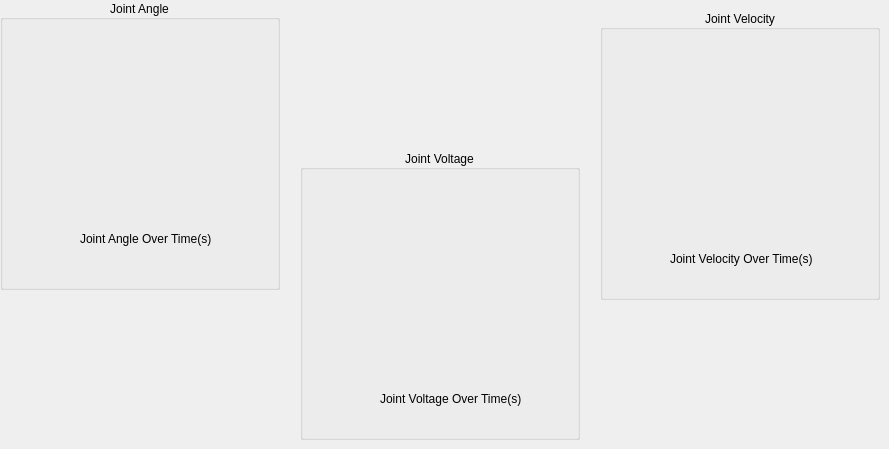
       <widget class="QWidget" name="tab_11">
        <attribute name="title">
         <string>Joint 1</string>
        </attribute>
        <widget class="QGroupBox" name="groupBox_16">
         <property name="geometry">
          <rect>
           <x>300</x>
           <y>150</y>
           <width>280</width>
           <height>290</height>
          </rect>
         </property>
         <property name="title">
          <string>Joint Voltage</string>
         </property>
         <property name="alignment">
          <set>Qt::AlignCenter</set>
         </property>
         <widget class="QLabel" name="label_104">
          <property name="geometry">
           <rect>
            <x>80</x>
            <y>240</y>
            <width>171</width>
            <height>17</height>
           </rect>
          </property>
          <property name="text">
           <string>Joint Voltage Over Time(s)</string>
          </property>
         </widget>
         <widget class="PlotWidget" name="voltageGraph_r1" native="true">
          <property name="geometry">
           <rect>
            <x>10</x>
            <y>30</y>
            <width>251</width>
            <height>191</height>
           </rect>
          </property>
         </widget>
        </widget>
        <widget class="QGroupBox" name="groupBox_17">
         <property name="geometry">
          <rect>
           <x>0</x>
           <y>0</y>
           <width>280</width>
           <height>290</height>
          </rect>
         </property>
         <property name="title">
          <string>Joint Angle</string>
         </property>
         <property name="alignment">
          <set>Qt::AlignCenter</set>
         </property>
         <widget class="QLabel" name="label_105">
          <property name="geometry">
           <rect>
            <x>80</x>
            <y>230</y>
            <width>171</width>
            <height>17</height>
           </rect>
          </property>
          <property name="text">
           <string>Joint Angle Over Time(s)</string>
          </property>
         </widget>
         <widget class="PlotWidget" name="angleGraph_r1" native="true">
          <property name="geometry">
           <rect>
            <x>10</x>
            <y>20</y>
            <width>251</width>
            <height>191</height>
           </rect>
          </property>
         </widget>
        </widget>
        <widget class="QGroupBox" name="groupBox_18">
         <property name="geometry">
          <rect>
           <x>600</x>
           <y>10</y>
           <width>280</width>
           <height>290</height>
          </rect>
         </property>
         <property name="title">
          <string>Joint Velocity</string>
         </property>
         <property name="alignment">
          <set>Qt::AlignCenter</set>
         </property>
         <widget class="QLabel" name="label_106">
          <property name="geometry">
           <rect>
            <x>70</x>
            <y>240</y>
            <width>181</width>
            <height>17</height>
           </rect>
          </property>
          <property name="text">
           <string>Joint Velocity Over Time(s)</string>
          </property>
         </widget>
         <widget class="PlotWidget" name="velocityGraph_r1" native="true">
          <property name="geometry">
           <rect>
            <x>10</x>
            <y>30</y>
            <width>251</width>
            <height>191</height>
           </rect>
          </property>
         </widget>
        </widget>
       </widget>
